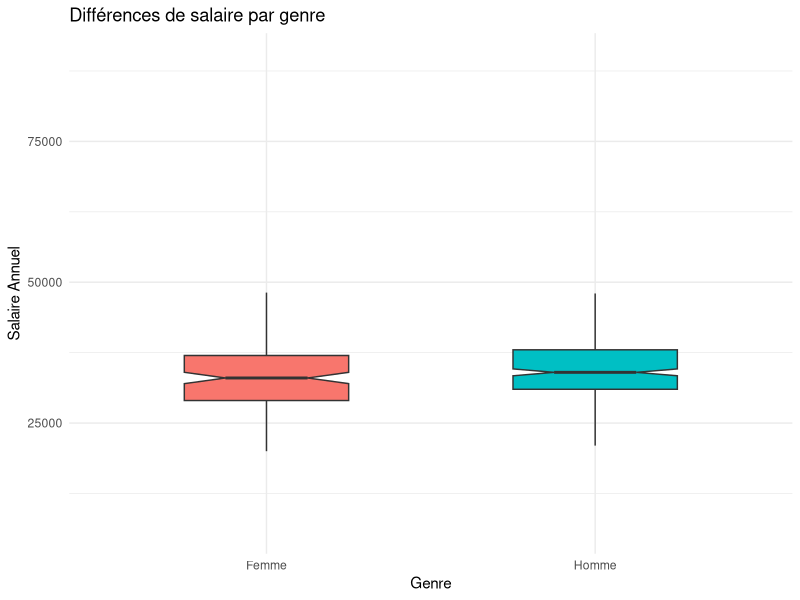
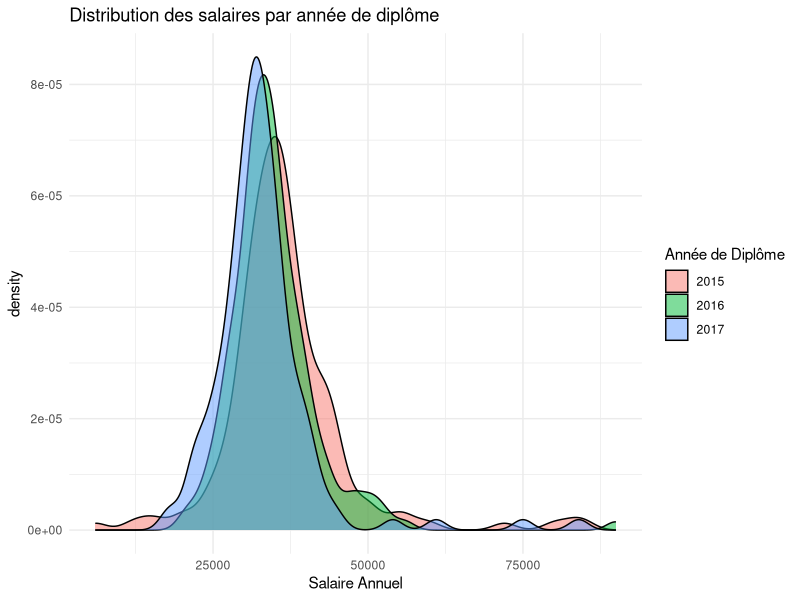
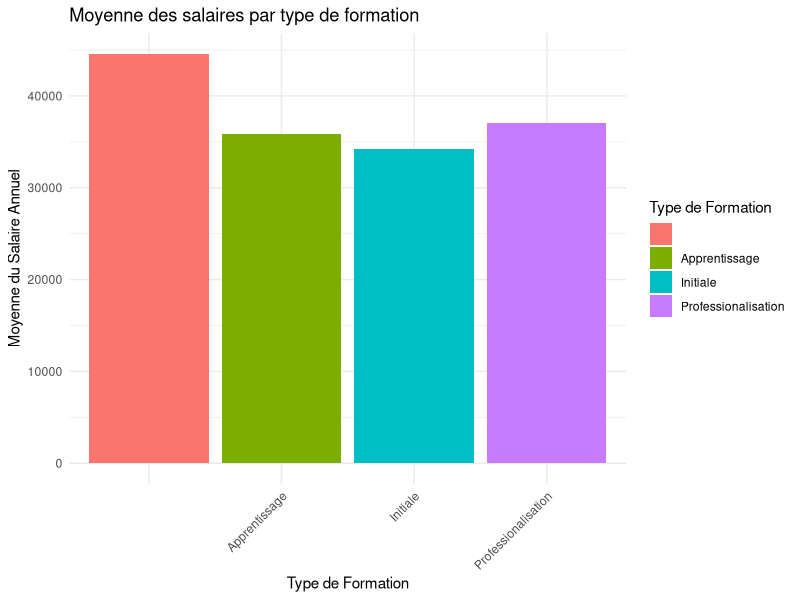
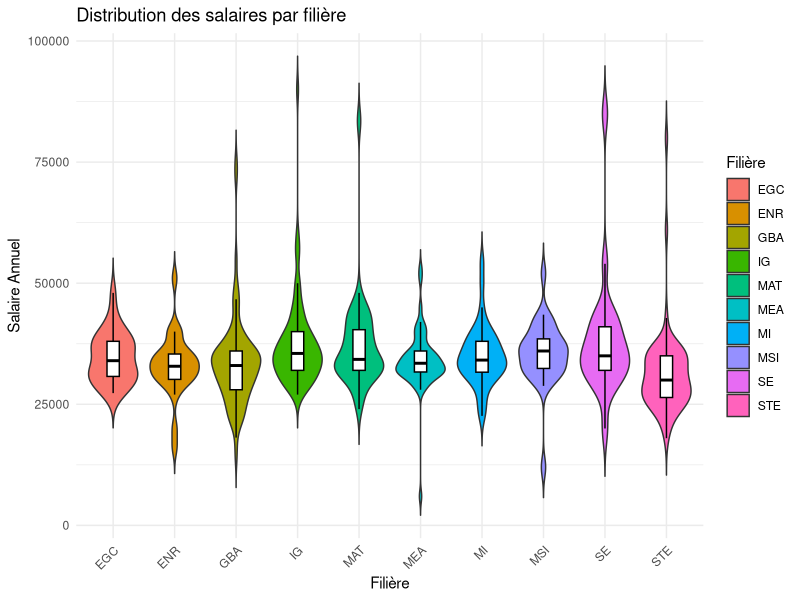

Source code (R) for these figures, in order: (Note: this script raises an error after producing the figures.)
## ---- chunk 1
if (!requireNamespace("ggplot2", quietly = TRUE)) {
  install.packages("ggplot2")
}
library(ggplot2)

if(!requireNamespace("FactoMineR", quietly = TRUE)){
  install.packages("FactoMineR")
}
## ---- chunk 2
remove_rows_by_value <- function(data, column_name, value_to_remove) {
  data_filtered <- subset(data, !(data[[column_name]] == value_to_remove))
  return(data_filtered)
}
## ---- chunk 3
# Trying ISO-8859-1
raw_data <- read.csv("data/data_2018.csv", sep = ";")
## ---- chunk 4
# Lists specifying which columns to convert to factors and numeric
factor_cols <- c("Date", "Identifiant", "Genre", "Annee_diplome","Type_formation","Filiere","Situation","Secteur","Nature_contrat", "France","Region", "Pays", "Taille_entreprise", "Nom_entreprise", "Departement", "Intitule_poste", "Secteur_activite")
numeric_cols <- c("Anciennete", "Salaire_annuel", "Responsabilite_hierarchique", "Responsabilite_budget", "Responsabilite_equipe", "Responsabilite_projet", "Satisfaction_globale", "Saitisfaction_relations", "Satisfaction_salaire", "Satisfaction_autonomie", "Satisfaction_localisation")

# Convert columns to factors
raw_data[factor_cols] <- lapply(raw_data[factor_cols], as.factor)

# Convert columns to numeric
raw_data[numeric_cols] <- lapply(raw_data[numeric_cols], as.numeric)
## ---- chunk 5
remove_rows_by_value <- function(data, column_name, value_to_remove) {
  data_filtered <- subset(data, !(data[[column_name]] == value_to_remove))
  return(data_filtered)
}
## ---- chunk 6
ggplot(raw_data, aes(x = Genre, y = Salaire_annuel, fill = Genre)) +
  geom_boxplot(width = 0.5, notch = TRUE, outlier.shape = NA) +
  labs(title = "Différences de salaire par genre",
       x = "Genre",
       y = "Salaire Annuel") +
  theme_minimal() +
  theme(legend.position = "none")
## ---- chunk 7
ggplot(raw_data, aes(x = Salaire_annuel, fill = as.factor(Annee_diplome))) +
  geom_density(alpha = 0.5) +
  labs(title = "Distribution des salaires par année de diplôme",
       x = "Salaire Annuel",
       fill = "Année de Diplôme") +
  theme_minimal()
## ---- chunk 8
ggplot(raw_data, aes(x = as.factor(Type_formation), y = Salaire_annuel, fill = as.factor(Type_formation))) +
  stat_summary(fun = "mean", geom = "col") +
  labs(title = "Moyenne des salaires par type de formation",
       x = "Type de Formation",
       y = "Moyenne du Salaire Annuel",
       fill = "Type de Formation") +
  theme_minimal() +
  theme(axis.text.x = element_text(angle = 45, hjust = 1))
## ---- chunk 9
ggplot(raw_data, aes(x = Filiere, y = Salaire_annuel, fill = Filiere)) +
  geom_violin(trim = FALSE, scale = "width", width = 0.8) +
  geom_boxplot(width = 0.2, fill = "white", color = "black", outlier.shape = NA) +
  labs(title = "Distribution des salaires par filière",
       x = "Filière",
       y = "Salaire Annuel",
       fill = "Filière") +
  theme_minimal() +
  theme(axis.text.x = element_text(angle = 45, hjust = 1))
## ---- chunk 10
filtered_data <- remove_rows_by_value(raw_data, "Situation", "En recherche emploi")
filtered_data <- remove_rows_by_value(filtered_data, "Situation", "En poursuite d'études (hors thèse) / en formation")
filtered_data <- remove_rows_by_value(filtered_data, "Situation", "These")
filtered_data <- remove_rows_by_value(filtered_data, "Situation", "Sans activité") 
filtered_data <- remove_rows_by_value(filtered_data, "Situation", "Volontariat")
filtered_data <- remove_rows_by_value(filtered_data, "Situation", "En création d'entreprise /reprise d'entreprise")
filtered_data <- remove_rows_by_value(filtered_data, "Situation", "Etudes")

activite_data <- filtered_data
## ---- chunk 11

# Diagramme en boîte avec couleurs
ggplot(filtered_data, aes(x = Nature_contrat, y = Salaire_annuel, fill = Nature_contrat)) +
  geom_boxplot() +
  scale_fill_manual(values = c("#66c2a5", "#fc8d62", "#8da0cb", "#e78ac3", "#a6d854")) +  # Choisissez vos couleurs
  theme_minimal() +
  theme(axis.text.x = element_text(angle = 45, hjust = 1, size = 8)) +
  labs(title = "Distribution des salaires par type de contrat", x = "Type de Contrat", y = "Salaire Annuel")


## ---- chunk 12



ordered_data <- raw_data[order(as.numeric(raw_data$Anciennete)), ]

boxplot(raw_data$Salaire_annuel ~ as.numeric(raw_data$Anciennete), data = ordered_data)
## ---- chunk 13
monthGroup <- cut(as.numeric(raw_data$Anciennete),
                               breaks = c(0, 6, 12, 24, Inf),
                               labels = c("1-6", "7-12", "13-24", "25+"),
                               right = FALSE)


boxplot(raw_data$Salaire_annuel ~ monthGroup, data = raw_data)
## ---- chunk 14
boxplot(raw_data$Salaire_annuel ~ raw_data$Secteur)

## ---- chunk 15
boxplot(raw_data$Salaire_annuel ~ raw_data$Responsabilite_hierarchique)

## ---- chunk 16
boxplot(raw_data$Salaire_annuel ~ raw_data$France)
## ---- chunk 17
raw_data_filtered <- raw_data[complete.cases(raw_data$Pays) & raw_data$Pays != "" & !grepl("^\\s*$", raw_data$Pays) & !is.na(raw_data$Salaire_annuel), ]


median_salaries <- tapply(raw_data_filtered$Salaire_annuel, raw_data_filtered$Pays, median)
median_order <- names(sort(median_salaries))

emploiFactor <- factor(raw_data_filtered$Pays, levels = median_order)



ggplot(raw_data_filtered, aes(x = emploiFactor, y = Salaire_annuel)) +
  geom_boxplot(na.rm = TRUE) +
  theme(axis.text.x = element_text(angle = 45, hjust = 1, size = 8)) +
  labs(title = "Salary Distribution by Country", x = "Country", y = "Salary")
## ---- chunk 18
# Remove rows with non-finite values in Salaire_annuel
raw_data <- raw_data[!is.na(raw_data$Salaire_annuel) & is.finite(raw_data$Salaire_annuel), ]

# Remove rows with non-finite values in other numeric columns if needed
# raw_data <- raw_data[complete.cases(raw_data[, numeric_cols]), ]


ordered_regions <- names(sort(tapply(raw_data$Salaire_annuel, raw_data$Region, median)))


# Plotting the distribution of salaries based on region
ggplot(raw_data, aes(x = Region, y = Salaire_annuel)) +
  geom_boxplot() +
  theme(axis.text.x = element_text(angle = 45, hjust = 1)) +
  scale_x_discrete(limits = ordered_regions)+
  labs(title = "Distribution des salaires en fonction de la région",
       x = "Région",
       y = "Salaire Annuel")

## ---- chunk 19
# Order the regions based on the median salary
ordered_departments <- names(sort(tapply(raw_data$Salaire_annuel, raw_data$Departement, median)))

# Select the top 10 departments
top_10_departments <- head(ordered_departments, 10)

# Plotting the distribution of salaries based on region with ordered x-axis
ggplot(raw_data, aes(x = reorder(Departement, Salaire_annuel, FUN = median), y = Salaire_annuel)) +
  geom_boxplot() +
  labs(title = "Distribution des salaires en fonction du département",
       x = "Région",
       y = "Salaire Annuel") +
  theme_minimal() +
  theme(axis.text.x = element_text(angle = 45, hjust = 1)) +
  scale_x_discrete(limits = top_10_departments)


## ---- chunk 20
# Trying ISO-8859-1
raw_data <- read.csv("data/data_2019.csv", sep = ";", fileEncoding = "UTF-8")
## ---- chunk 21
# Lists specifying which columns to convert to factors and numeric
factor_cols <- c("Date", "identifiant", "Genre", "Annee_diplome","Type_formation","Filiere","Situation","Secteur","Nature_contrat", "France","Region", "Pays", "Taille_entreprise", "Nom_entreprise", "Departement", "Intitule_poste", "Secteur_activite")
numeric_cols <- c("Anciennete", "Salaire_annuel", "Responsabilite_hierarchique", "Responsabilite_budget", "Responsabilite_equipe", "Responsabilite_projet", "Satisfaction_globale", "Saitisfaction_relations", "Satisfaction_salaire", "Satisfaction_autonomie", "Satisfaction_localisation")

# Convert columns to factors
raw_data[factor_cols] <- lapply(raw_data[factor_cols], as.factor)

# Convert columns to numeric
raw_data[numeric_cols] <- lapply(raw_data[numeric_cols], as.numeric)
## ---- chunk 22
boxplot(raw_data$Salaire_annuel ~ raw_data$Genre)
## ---- chunk 23
boxplot(raw_data$Salaire_annuel ~ raw_data$Annee_diplome)
## ---- chunk 24
boxplot(raw_data$Salaire_annuel ~ raw_data$Type_formation)
## ---- chunk 25
boxplot(raw_data$Salaire_annuel ~ raw_data$Filiere)
## ---- chunk 26
filtered_data <- remove_rows_by_value(raw_data, "Situation", "En recherche emploi")
filtered_data <- remove_rows_by_value(filtered_data, "Situation", "En poursuite d'études (hors thèse) / en formation")
filtered_data <- remove_rows_by_value(filtered_data, "Situation", "These")
filtered_data <- remove_rows_by_value(filtered_data, "Situation", "Sans activité") 
filtered_data <- remove_rows_by_value(filtered_data, "Situation", "Volontariat")
filtered_data <- remove_rows_by_value(filtered_data, "Situation", "En création d'entreprise /reprise d'entreprise")
filtered_data <- remove_rows_by_value(filtered_data, "Situation", "Etudes")

activite_data <- filtered_data
## ---- chunk 27


# Filtrage de certains contrat peu représentatif
filtered_data <- remove_rows_by_value(activite_data, "Nature_contrat", "Service à la personne (cours particulier de mathématiques via Acadomia)")
filtered_data <- remove_rows_by_value(filtered_data, "Nature_contrat", "")

ggplot(filtered_data, aes(x = Nature_contrat, y = Salaire_annuel)) +
  geom_boxplot() +
  theme(axis.text.x = element_text(angle = 45, hjust = 1, size = 8)) +
  labs(title = "Salary Distribution by Contract Type", x = "Contract Type", y = "Salary")

## ---- chunk 28



ordered_data <- raw_data[order(as.numeric(raw_data$Anciennete)), ]

boxplot(raw_data$Salaire_annuel ~ as.numeric(raw_data$Anciennete), data = ordered_data)
## ---- chunk 29
monthGroup <- cut(as.numeric(raw_data$Anciennete),
                               breaks = c(0, 6, 12, 24, Inf),
                               labels = c("1-6", "7-12", "13-24", "25+"),
                               right = FALSE)


boxplot(raw_data$Salaire_annuel ~ monthGroup, data = raw_data)
## ---- chunk 30
boxplot(raw_data$Salaire_annuel ~ raw_data$France)
## ---- chunk 31
raw_data_filtered <- raw_data[complete.cases(raw_data$Pays) & raw_data$Pays != "" & !grepl("^\\s*$", raw_data$Pays) & !is.na(raw_data$Salaire_annuel), ]


median_salaries <- tapply(raw_data_filtered$Salaire_annuel, raw_data_filtered$Pays, median)
median_order <- names(sort(median_salaries))

emploiFactor <- factor(raw_data_filtered$Pays, levels = median_order)



ggplot(raw_data_filtered, aes(x = emploiFactor, y = Salaire_annuel)) +
  geom_boxplot(na.rm = TRUE) +
  theme(axis.text.x = element_text(angle = 45, hjust = 1, size = 8)) +
  labs(title = "Salary Distribution by Country", x = "Country", y = "Salary")
## ---- chunk 32
# Remove rows with non-finite values in Salaire_annuel
raw_data <- raw_data[!is.na(raw_data$Salaire_annuel) & is.finite(raw_data$Salaire_annuel), ]

# Remove rows with non-finite values in other numeric columns if needed
# raw_data <- raw_data[complete.cases(raw_data[, numeric_cols]), ]


ordered_regions <- names(sort(tapply(raw_data$Salaire_annuel, raw_data$Region, median)))


# Plotting the distribution of salaries based on region
ggplot(raw_data, aes(x = Region, y = Salaire_annuel)) +
  geom_boxplot() +
  theme(axis.text.x = element_text(angle = 45, hjust = 1)) +
  scale_x_discrete(limits = ordered_regions)+
  labs(title = "Distribution des salaires en fonction de la région",
       x = "Région",
       y = "Salaire Annuel")

## ---- chunk 33
# Trying ISO-8859-1
raw_data <- read.csv("data/data_2020.csv", sep = ";")
## ---- chunk 34
# Lists specifying which columns to convert to factors and numeric
factor_cols <- c("Date", "identifiant", "Genre", "Annee_diplome","Type_formation","Filiere","Situation","Secteur","Nature_contrat", "France","Region", "Pays", "Taille_entreprise", "Nom_entreprise", "Departement", "Intitule_poste", "Secteur_activite")
numeric_cols <- c("Anciennete", "Salaire_annuel", "Responsabilite_hierarchique", "Responsabilite_budget", "Responsabilite_equipe", "Responsabilite_projet", "Satisfaction_globale", "Saitisfaction_relations", "Satisfaction_salaire", "Satisfaction_autonomie", "Satisfaction_localisation")

# Convert columns to factors
raw_data[factor_cols] <- lapply(raw_data[factor_cols], as.factor)

# Convert columns to numeric
raw_data[numeric_cols] <- lapply(raw_data[numeric_cols], as.numeric)
## ---- chunk 35
remove_rows_by_value <- function(data, column_name, value_to_remove) {
  data_filtered <- subset(data, !(data[[column_name]] == value_to_remove))
  return(data_filtered)
}
## ---- chunk 36
boxplot(raw_data$Salaire_annuel ~ raw_data$Genre)
## ---- chunk 37
boxplot(raw_data$Salaire_annuel ~ raw_data$Annee_diplome)
## ---- chunk 38
boxplot(raw_data$Salaire_annuel ~ raw_data$Type_formation)
## ---- chunk 39
boxplot(raw_data$Salaire_annuel ~ raw_data$Filiere)
## ---- chunk 40
filtered_data <- remove_rows_by_value(raw_data, "Situation", "En recherche emploi")
filtered_data <- remove_rows_by_value(filtered_data, "Situation", "En poursuite d'études (hors thèse) / en formation")
filtered_data <- remove_rows_by_value(filtered_data, "Situation", "These")
filtered_data <- remove_rows_by_value(filtered_data, "Situation", "Sans activité") 
filtered_data <- remove_rows_by_value(filtered_data, "Situation", "Volontariat")
filtered_data <- remove_rows_by_value(filtered_data, "Situation", "En création d'entreprise /reprise d'entreprise")
filtered_data <- remove_rows_by_value(filtered_data, "Situation", "Etudes")

activite_data <- filtered_data
## ---- chunk 41
# Filtrage de certains contrat peu représentatif
filtered_data <- remove_rows_by_value(activite_data, "Nature_contrat", "Service à la personne (cours particulier de mathématiques via Acadomia)")
filtered_data <- remove_rows_by_value(filtered_data, "Nature_contrat", "")

ggplot(filtered_data, aes(x = Nature_contrat, y = Salaire_annuel)) +
  geom_boxplot() +
  theme(axis.text.x = element_text(angle = 45, hjust = 1, size = 8)) +
  labs(title = "Salary Distribution by Contract Type", x = "Contract Type", y = "Salary")
## ---- chunk 42

ordered_data <- raw_data[order(as.numeric(raw_data$Anciennete)), ]

boxplot(raw_data$Salaire_annuel ~ as.numeric(raw_data$Anciennete), data = ordered_data)
## ---- chunk 43
monthGroup <- cut(as.numeric(raw_data$Anciennete),
                               breaks = c(0, 6, 12, 24, Inf),
                               labels = c("1-6", "7-12", "13-24", "25+"),
                               right = FALSE)


boxplot(raw_data$Salaire_annuel ~ monthGroup, data = raw_data)
## ---- chunk 44
boxplot(raw_data$Salaire_annuel ~ raw_data$France)
## ---- chunk 45
raw_data_filtered <- raw_data[complete.cases(raw_data$Pays) & raw_data$Pays != "" & !grepl("^\\s*$", raw_data$Pays) & !is.na(raw_data$Salaire_annuel), ]


median_salaries <- tapply(raw_data_filtered$Salaire_annuel, raw_data_filtered$Pays, median)
median_order <- names(sort(median_salaries))

emploiFactor <- factor(raw_data_filtered$Pays, levels = median_order)



ggplot(raw_data_filtered, aes(x = emploiFactor, y = Salaire_annuel)) +
  geom_boxplot(na.rm = TRUE) +
  theme(axis.text.x = element_text(angle = 45, hjust = 1, size = 8)) +
  labs(title = "Salary Distribution by Country", x = "Country", y = "Salary")
## ---- chunk 46
# Trying ISO-8859-1
raw_data <- read.csv("data/data_2021.csv", sep = ",")
## ---- chunk 47
# Lists specifying which columns to convert to factors and numeric
factor_cols <- c("Date", "Identifiant", "Genre", "Annee_diplome","Type_formation","Filiere","Situation","Secteur","Nature_contrat", "France","Region", "Pays", "Taille_entreprise", "Nom_entreprise", "Departement", "Intitule_poste")
numeric_cols <- c("Anciennete", "Salaire_annuel")

# Convert columns to factors
raw_data[factor_cols] <- lapply(raw_data[factor_cols], as.factor)

# Convert columns to numeric
raw_data[numeric_cols] <- lapply(raw_data[numeric_cols], as.numeric)
## ---- chunk 48
remove_rows_by_value <- function(data, column_name, value_to_remove) {
  data_filtered <- subset(data, !(data[[column_name]] == value_to_remove))
  return(data_filtered)
}
## ---- chunk 49
boxplot(raw_data$Salaire_annuel ~ raw_data$Genre)
## ---- chunk 50
boxplot(raw_data$Salaire_annuel ~ raw_data$Annee_diplome)
## ---- chunk 51
boxplot(raw_data$Salaire_annuel ~ raw_data$Type_formation)
## ---- chunk 52
boxplot(raw_data$Salaire_annuel ~ raw_data$Filiere)
## ---- chunk 53
filtered_data <- remove_rows_by_value(raw_data, "Situation", "En recherche emploi")
filtered_data <- remove_rows_by_value(filtered_data, "Situation", "En poursuite d'études (hors thèse) / en formation")
filtered_data <- remove_rows_by_value(filtered_data, "Situation", "These")
filtered_data <- remove_rows_by_value(filtered_data, "Situation", "Sans activité") 
filtered_data <- remove_rows_by_value(filtered_data, "Situation", "Volontariat")
filtered_data <- remove_rows_by_value(filtered_data, "Situation", "En création d'entreprise /reprise d'entreprise")
filtered_data <- remove_rows_by_value(filtered_data, "Situation", "Etudes")

activite_data <- filtered_data
## ---- chunk 54


# Filtrage de certains contrat peu représentatif
filtered_data <- remove_rows_by_value(activite_data, "Nature_contrat", "Service à la personne (cours particulier de mathématiques via Acadomia)")
filtered_data <- remove_rows_by_value(filtered_data, "Nature_contrat", "")

ggplot(filtered_data, aes(x = Nature_contrat, y = Salaire_annuel)) +
  geom_boxplot() +
  theme(axis.text.x = element_text(angle = 45, hjust = 1, size = 8)) +
  labs(title = "Salary Distribution by Contract Type", x = "Contract Type", y = "Salary")

## ---- chunk 55



ordered_data <- raw_data[order(as.numeric(raw_data$Anciennete)), ]

boxplot(raw_data$Salaire_annuel ~ as.numeric(raw_data$Anciennete), data = ordered_data)
## ---- chunk 56
monthGroup <- cut(as.numeric(raw_data$Anciennete),
                               breaks = c(0, 6, 12, 24, Inf),
                               labels = c("1-6", "7-12", "13-24", "25+"),
                               right = FALSE)


boxplot(raw_data$Salaire_annuel ~ monthGroup, data = raw_data)
## ---- chunk 57
boxplot(raw_data$Salaire_annuel ~ raw_data$France)
## ---- chunk 58
raw_data_filtered <- raw_data[complete.cases(raw_data$Pays) & raw_data$Pays != "" & !grepl("^\\s*$", raw_data$Pays) & !is.na(raw_data$Salaire_annuel), ]


median_salaries <- tapply(raw_data_filtered$Salaire_annuel, raw_data_filtered$Pays, median)
median_order <- names(sort(median_salaries))

emploiFactor <- factor(raw_data_filtered$Pays, levels = median_order)



ggplot(raw_data_filtered, aes(x = emploiFactor, y = Salaire_annuel)) +
  geom_boxplot(na.rm = TRUE) +
  theme(axis.text.x = element_text(angle = 45, hjust = 1, size = 8)) +
  labs(title = "Salary Distribution by Country", x = "Country", y = "Salary")
## ---- chunk 59
# Remove rows with non-finite values in Salaire_annuel
raw_data <- raw_data[!is.na(raw_data$Salaire_annuel) & is.finite(raw_data$Salaire_annuel), ]

# Remove rows with non-finite values in other numeric columns if needed
# raw_data <- raw_data[complete.cases(raw_data[, numeric_cols]), ]


ordered_regions <- names(sort(tapply(raw_data$Salaire_annuel, raw_data$Region, median)))


# Plotting the distribution of salaries based on region
ggplot(raw_data, aes(x = Region, y = Salaire_annuel)) +
  geom_boxplot() +
  theme(axis.text.x = element_text(angle = 45, hjust = 1)) +
  scale_x_discrete(limits = ordered_regions)+
  labs(title = "Distribution des salaires en fonction de la région",
       x = "Région",
       y = "Salaire Annuel")

## ---- chunk 60
# Order the regions based on the median salary
ordered_departments <- names(sort(tapply(raw_data$Salaire_annuel, raw_data$Departement, median)))

# Select the top 10 departments
top_10_departments <- head(ordered_departments, 10)

# Plotting the distribution of salaries based on region with ordered x-axis
ggplot(raw_data, aes(x = reorder(Departement, Salaire_annuel, FUN = median), y = Salaire_annuel)) +
  geom_boxplot() +
  labs(title = "Distribution des salaires en fonction du département",
       x = "Région",
       y = "Salaire Annuel") +
  theme_minimal() +
  theme(axis.text.x = element_text(angle = 45, hjust = 1)) +
  scale_x_discrete(limits = top_10_departments)


## ---- chunk 61
# Trying ISO-8859-1
raw_data <- read.csv("data/data_2022.csv", sep = ",", fileEncoding = "UTF-8")
## ---- chunk 62
# Lists specifying which columns to convert to factors and numeric
factor_cols <- c("Date", "Identifiant", "Genre", "Annee_diplome","Type_formation","Filiere","Situation_actuelle","Secteur","Nature_contrat", "Pays","Region", "Pays_etranger", "Taille_entreprise", "Nom_entreprise", "Departement", "Intitule_poste", "Secteur_activite")
numeric_cols <- c("Anciennete","Salaire_annuel_brut", "Salaire_annuel_brut_primes", "Responsabilite_hierarchique", "Responsabilite_budget", "Responsabilite_equipe", "Responsabilite_projet", "Satisfaction_globale", "Saitisfaction_relations", "Satisfaction_salaire","Satisfaction_condition_travail", "Satisfaction_autonomie", "Satisfaction_localisation")

# Convert columns to factors
raw_data[factor_cols] <- lapply(raw_data[factor_cols], as.factor)

# Convert columns to numeric
raw_data[numeric_cols] <- lapply(raw_data[numeric_cols], as.numeric)
## ---- chunk 63
remove_rows_by_value <- function(data, column_name, value_to_remove) {
  data_filtered <- subset(data, !(data[[column_name]] == value_to_remove))
  return(data_filtered)
}
## ---- chunk 64
boxplot(raw_data$Salaire_annuel_brut_primes ~ raw_data$Genre)
## ---- chunk 65
boxplot(raw_data$Salaire_annuel_brut_primes~ raw_data$Annee_diplome)
## ---- chunk 66
boxplot(raw_data$Salaire_annuel_brut_primes ~ raw_data$Type_formation)
## ---- chunk 67
boxplot(raw_data$Salaire_annuel_brut_primes ~ raw_data$Filiere)
## ---- chunk 68
filtered_data <- remove_rows_by_value(raw_data, "Situation", "En recherche emploi")
filtered_data <- remove_rows_by_value(filtered_data, "Situation", "En poursuite d'études (hors thèse) / en formation")
filtered_data <- remove_rows_by_value(filtered_data, "Situation", "These")
filtered_data <- remove_rows_by_value(filtered_data, "Situation", "Sans activité") 
filtered_data <- remove_rows_by_value(filtered_data, "Situation", "Volontariat")
filtered_data <- remove_rows_by_value(filtered_data, "Situation", "En création d'entreprise /reprise d'entreprise")
filtered_data <- remove_rows_by_value(filtered_data, "Situation", "Etudes")

activite_data <- filtered_data
## ---- chunk 69


# Filtrage de certains contrat peu représentatif
filtered_data <- remove_rows_by_value(activite_data, "Nature_contrat", "Service à la personne (cours particulier de mathématiques via Acadomia)")
filtered_data <- remove_rows_by_value(filtered_data, "Nature_contrat", "")

ggplot(filtered_data, aes(x = Nature_contrat, y = Salaire_annuel_brut_primes)) +
  geom_boxplot() +
  theme(axis.text.x = element_text(angle = 45, hjust = 1, size = 8)) +
  labs(title = "Salary Distribution by Contract Type", x = "Contract Type", y = "Salary")

## ---- chunk 70



ordered_data <- raw_data[order(as.numeric(raw_data$Anciennete)), ]

boxplot(raw_data$Salaire_annuel_brut_primes ~ as.numeric(raw_data$Anciennete), data = ordered_data)
## ---- chunk 71
monthGroup <- cut(as.numeric(raw_data$Anciennete),
                               breaks = c(0, 6, 12, 24, Inf),
                               labels = c("1-6", "7-12", "13-24", "25+"),
                               right = FALSE)


boxplot(raw_data$Salaire_annuel_brut_primes ~ monthGroup, data = raw_data)
## ---- chunk 72
boxplot(raw_data$Salaire_annuel_brut_primes ~ raw_data$Pays)
## ---- chunk 73
raw_data_filtered <- raw_data[complete.cases(raw_data$Pays) & raw_data$Pays != "" & !grepl("^\\s*$", raw_data$Pays) & !is.na(raw_data$Salaire_annuel), ]


median_salaries <- tapply(raw_data_filtered$Salaire_annuel_brut_primes, raw_data_filtered$Pays, median)
median_order <- names(sort(median_salaries))

emploiFactor <- factor(raw_data_filtered$Pays, levels = median_order)



ggplot(raw_data_filtered, aes(x = emploiFactor, y = Salaire_annuel_brut_primes)) +
  geom_boxplot(na.rm = TRUE) +
  theme(axis.text.x = element_text(angle = 45, hjust = 1, size = 8)) +
  labs(title = "Salary Distribution by Country", x = "Country", y = "Salary")
## ---- chunk 74
# Trying ISO-8859-1
raw_data <- read.csv("data/data_2023.csv", sep = ",", fileEncoding = "UTF-8")
## ---- chunk 75
# Lists specifying which columns to convert to factors and numeric
factor_cols <- c("Date", "Identifiant", "Genre", "Annee_diplome","Type_formation","Filiere","Situation_actuelle","Secteur","Nature_contrat", "Pays","Region", "Pays_etranger", "Taille_entreprise", "Nom_entreprise", "Departement", "Intitule_poste", "Secteur_activite")
numeric_cols <- c("Anciennete","Salaire_annuel_brut", "Salaire_annuel_brut_primes", "Responsabilite_hierarchique", "Responsabilite_budget", "Responsabilite_equipe", "Responsabilite_projet", "Satisfaction_globale", "Saitisfaction_relations", "Satisfaction_salaire","Satisfaction_condition_travail", "Satisfaction_autonomie", "Satisfaction_localisation")

# Convert columns to factors
raw_data[factor_cols] <- lapply(raw_data[factor_cols], as.factor)

# Convert columns to numeric
raw_data[numeric_cols] <- sapply(raw_data[numeric_cols], as.numeric)
## ---- chunk 76
boxplot(raw_data$Salaire_annuel_brut_primes ~ raw_data$Genre)
## ---- chunk 77
boxplot(raw_data$Salaire_annuel_brut_primes~ raw_data$Annee_diplome)
## ---- chunk 78
boxplot(raw_data$Salaire_annuel_brut_primes ~ raw_data$Type_formation)
## ---- chunk 79
boxplot(raw_data$Salaire_annuel_brut_primes ~ raw_data$Filiere)
## ---- chunk 80
filtered_data <- remove_rows_by_value(raw_data, "Situation", "En recherche emploi")
filtered_data <- remove_rows_by_value(filtered_data, "Situation", "En poursuite d'études (hors thèse) / en formation")
filtered_data <- remove_rows_by_value(filtered_data, "Situation", "These")
filtered_data <- remove_rows_by_value(filtered_data, "Situation", "Sans activité") 
filtered_data <- remove_rows_by_value(filtered_data, "Situation", "Volontariat")
filtered_data <- remove_rows_by_value(filtered_data, "Situation", "En création d'entreprise /reprise d'entreprise")
filtered_data <- remove_rows_by_value(filtered_data, "Situation", "Etudes")

activite_data <- filtered_data
## ---- chunk 81


# Filtrage de certains contrat peu représentatif
filtered_data <- remove_rows_by_value(activite_data, "Nature_contrat", "Service à la personne (cours particulier de mathématiques via Acadomia)")
filtered_data <- remove_rows_by_value(filtered_data, "Nature_contrat", "")

ggplot(filtered_data, aes(x = Nature_contrat, y = Salaire_annuel_brut_primes)) +
  geom_boxplot() +
  theme(axis.text.x = element_text(angle = 45, hjust = 1, size = 8)) +
  labs(title = "Salary Distribution by Contract Type", x = "Contract Type", y = "Salary")

## ---- chunk 82



ordered_data <- raw_data[order(as.numeric(raw_data$Anciennete)), ]

boxplot(raw_data$Salaire_annuel_brut_primes ~ as.numeric(raw_data$Anciennete), data = ordered_data)
## ---- chunk 83
monthGroup <- cut(as.numeric(raw_data$Anciennete),
                               breaks = c(0, 6, 12, 24, Inf),
                               labels = c("1-6", "7-12", "13-24", "25+"),
                               right = FALSE)


boxplot(raw_data$Salaire_annuel_brut_primes ~ monthGroup, data = raw_data)
## ---- chunk 84
boxplot(raw_data$Salaire_annuel_brut_primes ~ raw_data$Pays)
## ---- chunk 85
boxplot(raw_data$Salaire_annuel ~ raw_data$Responsabilite_hierarchique)

## ---- chunk 86
raw_data_filtered <- raw_data[complete.cases(raw_data$Pays) & raw_data$Pays != "" & !grepl("^\\s*$", raw_data$Pays) & !is.na(raw_data$Salaire_annuel), ]


median_salaries <- tapply(raw_data_filtered$Salaire_annuel_brut_primes, raw_data_filtered$Pays, median)
median_order <- names(sort(median_salaries))

emploiFactor <- factor(raw_data_filtered$Pays, levels = median_order)



ggplot(raw_data_filtered, aes(x = emploiFactor, y = Salaire_annuel_brut_primes)) +
  geom_boxplot(na.rm = TRUE) +
  theme(axis.text.x = element_text(angle = 45, hjust = 1, size = 8)) +
  labs(title = "Salary Distribution by Country", x = "Country", y = "Salary")
## ---- chunk 87
# Trying ISO-8859-1
base_data <- read.csv("data/data_2023.csv", sep = ",", fileEncoding = "UTF-8")

# Lists specifying which columns to convert to factors and numeric
factor_cols <- c("Date", "Identifiant", "Genre", "Annee_diplome","Type_formation","Filiere","Situation_actuelle","Secteur","Nature_contrat", "Pays","Region", "Pays_etranger", "Taille_entreprise", "Nom_entreprise", "Departement", "Intitule_poste", "Secteur_activite")
numeric_cols <- c("Anciennete","Salaire_annuel_brut_primes")

# Convert columns to factors
base_data[factor_cols] <- lapply(base_data[factor_cols], as.factor)

# Convert columns to numeric
base_data[numeric_cols] <- lapply(base_data[numeric_cols], as.numeric)


filtered_data <- remove_rows_by_value(base_data, "Situation_actuelle", "En recherche emploi")
filtered_data <- remove_rows_by_value(filtered_data, "Situation_actuelle", "En poursuite d'études (hors thèse) / en formation")
filtered_data <- remove_rows_by_value(filtered_data, "Situation_actuelle", "These")
filtered_data <- remove_rows_by_value(filtered_data, "Situation_actuelle", "Sans activité") 
filtered_data <- remove_rows_by_value(filtered_data, "Situation_actuelle", "Volontariat")
filtered_data <- remove_rows_by_value(filtered_data, "Situation_actuelle", "En création d'entreprise /reprise d'entreprise")
filtered_data <- remove_rows_by_value(filtered_data, "Situation_actuelle", "Etudes")

filtered_data <- remove_rows_by_value(filtered_data, "Nature_contrat", "")

filtered_data <- remove_rows_by_value(filtered_data, "Salaire_annuel_brut_primes", "")

filtered_data <- remove_rows_by_value(filtered_data, "Nature_contrat", "CDD a la cimenterie Lafarge de Saint Pierre La Cour depuis le 1 er mars 2022. Passage en CDI a partir de fevrier 2023")



base_data <- filtered_data
## ---- chunk 88
raw_data <- base_data


# ANOVA pour la variable "Pays"
anova_pays <- aov(Salaire_annuel_brut_primes ~ Pays, data = base_data)

# ANOVA pour la variable "Nature_contrat"
anova_contrat <- aov(Salaire_annuel_brut_primes ~ Nature_contrat, data = base_data)

# ANOVA pour la variable "Filiere"
anova_filiere <- aov(Salaire_annuel_brut_primes ~ Filiere, data = base_data)

# ANOVA pour la variable "Type_formation"
anova_formation <- aov(Salaire_annuel_brut_primes ~ Type_formation, data = base_data)

# ANOVA pour la variable "Genre"
anova_genre <- aov(Salaire_annuel_brut_primes ~ Genre, data = base_data)

# Afficher les résultats
summary(anova_pays)
summary(anova_contrat)
summary(anova_filiere)
summary(anova_formation)
summary(anova_genre)

## ---- chunk 89
raw_data <- base_data


# Assuming raw_data is your data frame containing the relevant variables

# Convert categorical variables to factors if not done already
raw_data$Pays_etranger <- as.factor(raw_data$Pays_etranger)

raw_data$Nature_contrat <- as.factor(raw_data$Nature_contrat)
raw_data$Filiere <- as.factor(raw_data$Filiere)
raw_data$Type_formation <- as.factor(raw_data$Type_formation)
raw_data$Genre <- as.factor(raw_data$Genre)


# Convert Pays column to character
raw_data$Pays_etranger <- as.character(raw_data$Pays_etranger)
raw_data$Pays_etranger <- ifelse(raw_data$Pays == "France", "France", raw_data$Pays_etranger)

# Create a linear model
reg_model <- lm(Salaire_annuel_brut_primes ~ Filiere + Pays_etranger + Nature_contrat + Type_formation + Genre, data = raw_data)

# Summary of the regression model
summary(reg_model)

## ---- chunk 90
library(FactoMineR)

# Sélectionner les variables d'intérêt
variables_mca <- c("Pays", "Nature_contrat", "Filiere", "Type_formation", "Genre", "Salaire_annuel_brut_primes")

# Sous-ensemble des données avec les variables sélectionnées
data_mca <- base_data[, variables_mca]
# Supprimer les lignes avec des valeurs manquantes
data_mca <- na.omit(data_mca)

# Effectuer l'Analyse en Correspondances Multiples (MCA)
mca_result <- MCA(data_mca[, -6])
